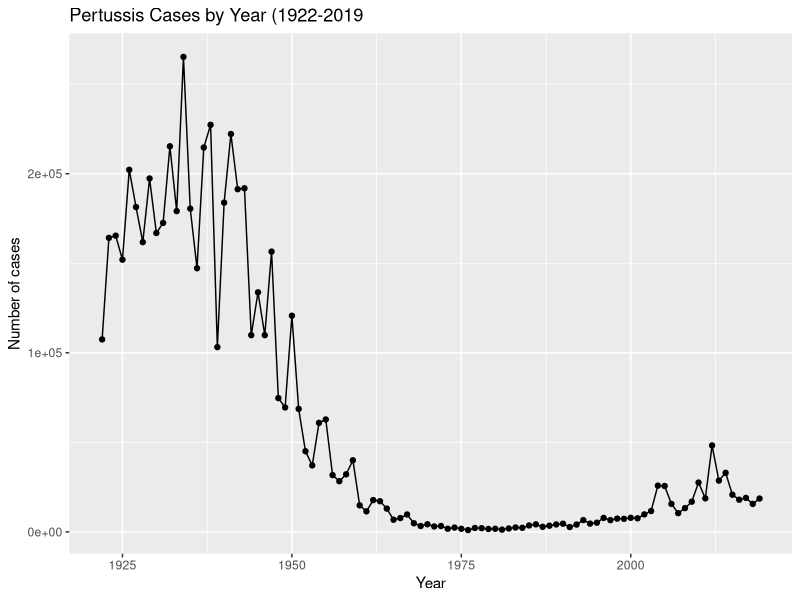
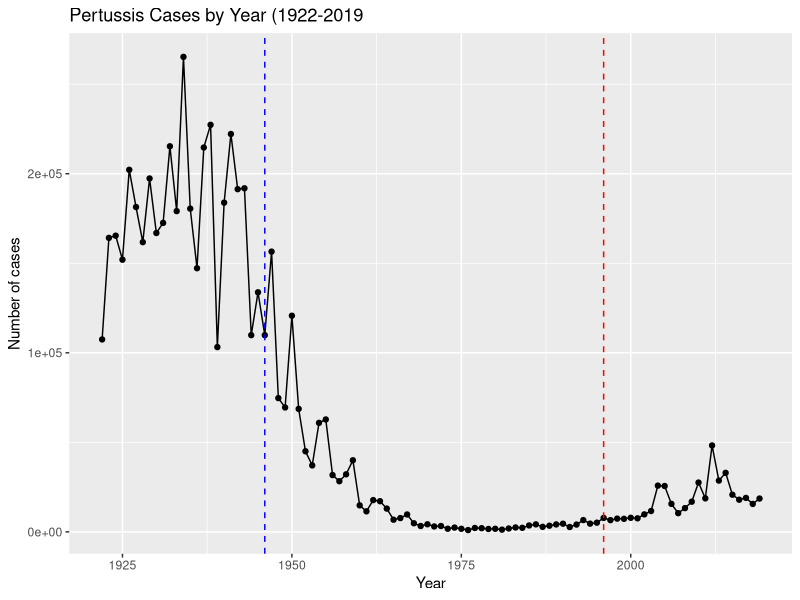

Generate these figures, in order, with R: (Note: this script raises an error after producing the figures.)
## ---- chunk 1
cdc <- data.frame(
                                 Year = c(1922L,1923L,1924L,1925L,
                                          1926L,1927L,1928L,1929L,1930L,1931L,
                                          1932L,1933L,1934L,1935L,1936L,
                                          1937L,1938L,1939L,1940L,1941L,1942L,
                                          1943L,1944L,1945L,1946L,1947L,
                                          1948L,1949L,1950L,1951L,1952L,
                                          1953L,1954L,1955L,1956L,1957L,1958L,
                                          1959L,1960L,1961L,1962L,1963L,
                                          1964L,1965L,1966L,1967L,1968L,1969L,
                                          1970L,1971L,1972L,1973L,1974L,
                                          1975L,1976L,1977L,1978L,1979L,1980L,
                                          1981L,1982L,1983L,1984L,1985L,
                                          1986L,1987L,1988L,1989L,1990L,
                                          1991L,1992L,1993L,1994L,1995L,1996L,
                                          1997L,1998L,1999L,2000L,2001L,
                                          2002L,2003L,2004L,2005L,2006L,2007L,
                                          2008L,2009L,2010L,2011L,2012L,
                                          2013L,2014L,2015L,2016L,2017L,2018L,
                                          2019L),
         No..Reported.Pertussis.Cases = c(107473,164191,165418,152003,
                                          202210,181411,161799,197371,
                                          166914,172559,215343,179135,265269,
                                          180518,147237,214652,227319,103188,
                                          183866,222202,191383,191890,109873,
                                          133792,109860,156517,74715,69479,
                                          120718,68687,45030,37129,60886,
                                          62786,31732,28295,32148,40005,
                                          14809,11468,17749,17135,13005,6799,
                                          7717,9718,4810,3285,4249,3036,
                                          3287,1759,2402,1738,1010,2177,2063,
                                          1623,1730,1248,1895,2463,2276,
                                          3589,4195,2823,3450,4157,4570,
                                          2719,4083,6586,4617,5137,7796,6564,
                                          7405,7298,7867,7580,9771,11647,
                                          25827,25616,15632,10454,13278,
                                          16858,27550,18719,48277,28639,32971,
                                          20762,17972,18975,15609,18617)
       )
## ---- chunk 2
library(tidyverse)
## ---- chunk 3
ggplot(cdc) +
  aes(Year, No..Reported.Pertussis.Cases) +
  geom_point() +
  geom_line() +
  labs(title= "Pertussis Cases by Year (1922-2019", x= "Year", y= "Number of cases")
## ---- chunk 4
ggplot(cdc) +
  aes(Year, No..Reported.Pertussis.Cases) +
  geom_point() +
  geom_line() +
  labs(title= "Pertussis Cases by Year (1922-2019", x= "Year", y= "Number of cases") +
  geom_vline(xintercept = 1946, color= "blue", linetype= "dashed") +
  geom_vline(xintercept = 1996, color= "red", linetype= "dashed")
  
## ---- chunk 5
# Allows us to read, write and process JSON data
library(jsonlite)
## ---- chunk 6
url <- "https://www.cmi-pb.org/api/subject"
subject <- read_json(url, simplifyVector = TRUE)
head(subject, 3)
## ---- chunk 7
table(subject$infancy_vac)
## ---- chunk 8
nrow(subject)
## ---- chunk 9
table(subject$biological_sex)
## ---- chunk 10
table(subject$race, subject$biological_sex)
## ---- chunk 11
# Complete the API URLs...
specimen <- read_json("https://www.cmi-pb.org/api/specimen", simplifyVector = TRUE) 
titer <- read_json("https://www.cmi-pb.org/api/ab_titer", simplifyVector = TRUE)
## ---- chunk 12
head(specimen, 3)
## ---- chunk 13
library(dplyr)
meta <- inner_join(specimen, subject)
dim(meta)
head(meta)
## ---- chunk 14
abdata <- inner_join(titer, meta)
dim(abdata)
head(abdata, 3)
## ---- chunk 15
table(abdata$isotype)
## ---- chunk 16
table(abdata$visit)
## ---- chunk 17
ig1 <- abdata %>% filter(isotype == "IgG1", visit!=8)
head(ig1)
## ---- chunk 18
library(ggplot2)
ggplot(ig1) +
  aes(ab_titer, antigen) +
  geom_boxplot() + 
  facet_wrap(vars(visit), nrow=2)
## ---- chunk 19
ggplot(ig1) +
  aes(ab_titer, antigen, col=infancy_vac ) +
  geom_boxplot(show.legend = FALSE) + 
  facet_wrap(vars(visit), nrow=2) +
  theme_bw()
## ---- chunk 20
filter(ig1, antigen=="Measles") %>%
  ggplot() +
  aes(ab_titer, col=infancy_vac) +
  geom_boxplot(show.legend = TRUE) +
  facet_wrap(vars(visit)) +
  theme_bw()
## ---- chunk 21
filter(ig1, antigen=="FIM2/3") %>%
  ggplot() +
  aes(ab_titer, col=infancy_vac) +
  geom_boxplot(show.legend = TRUE) +
  facet_wrap(vars(visit)) +
  theme_bw()
## ---- chunk 22
url2 <- "https://www.cmi-pb.org/api/v2/rnaseq?versioned_ensembl_gene_id=eq.ENSG00000211896.7"

rna <- read_json(url2, simplifyVector = TRUE) 
dim(rna)
## ---- chunk 23
#meta <- inner_join(specimen, subject)
ssrna <- inner_join(rna, meta)
dim(ssrna)
## ---- chunk 24
ggplot(ssrna) +
  aes(visit, tpm, group=subject_id) +
  geom_point() +
  geom_line(alpha=0.2)
